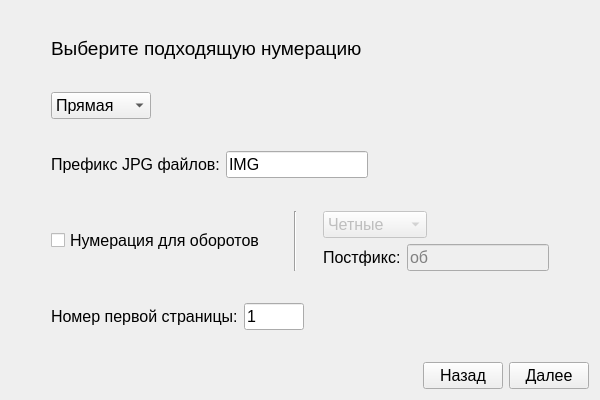
<?xml version="1.0" encoding="UTF-8"?>
<ui version="4.0">
 <class>ProjectCreationPageNum</class>
 <widget class="QWidget" name="ProjectCreationPageNum">
  <property name="geometry">
   <rect>
    <x>0</x>
    <y>0</y>
    <width>600</width>
    <height>400</height>
   </rect>
  </property>
  <property name="font">
   <font>
    <pointsize>12</pointsize>
   </font>
  </property>
  <property name="windowTitle">
   <string>Form</string>
  </property>
  <property name="styleSheet">
   <string notr="true"/>
  </property>
  <layout class="QVBoxLayout" name="verticalLayout_2">
   <item>
    <spacer name="verticalSpacer_6">
     <property name="orientation">
      <enum>Qt::Vertical</enum>
     </property>
     <property name="sizeHint" stdset="0">
      <size>
       <width>20</width>
       <height>13</height>
      </size>
     </property>
    </spacer>
   </item>
   <item>
    <layout class="QHBoxLayout" name="horizontalLayout">
     <item>
      <spacer name="horizontalSpacer_4">
       <property name="orientation">
        <enum>Qt::Horizontal</enum>
       </property>
       <property name="sizeType">
        <enum>QSizePolicy::Minimum</enum>
       </property>
       <property name="sizeHint" stdset="0">
        <size>
         <width>40</width>
         <height>20</height>
        </size>
       </property>
      </spacer>
     </item>
     <item>
      <widget class="QLabel" name="label">
       <property name="font">
        <font>
         <pointsize>14</pointsize>
        </font>
       </property>
       <property name="styleSheet">
        <string notr="true"/>
       </property>
       <property name="text">
        <string>Выберите подходящую нумерацию</string>
       </property>
      </widget>
     </item>
     <item>
      <spacer name="horizontalSpacer_5">
       <property name="orientation">
        <enum>Qt::Horizontal</enum>
       </property>
       <property name="sizeHint" stdset="0">
        <size>
         <width>40</width>
         <height>20</height>
        </size>
       </property>
      </spacer>
     </item>
    </layout>
   </item>
   <item>
    <spacer name="verticalSpacer_5">
     <property name="orientation">
      <enum>Qt::Vertical</enum>
     </property>
     <property name="sizeHint" stdset="0">
      <size>
       <width>20</width>
       <height>14</height>
      </size>
     </property>
    </spacer>
   </item>
   <item>
    <layout class="QHBoxLayout" name="horizontalLayout_2">
     <item>
      <spacer name="horizontalSpacer_3">
       <property name="orientation">
        <enum>Qt::Horizontal</enum>
       </property>
       <property name="sizeType">
        <enum>QSizePolicy::Minimum</enum>
       </property>
       <property name="sizeHint" stdset="0">
        <size>
         <width>40</width>
         <height>20</height>
        </size>
       </property>
      </spacer>
     </item>
     <item>
      <widget class="QComboBox" name="comboBoxNumType">
       <property name="minimumSize">
        <size>
         <width>100</width>
         <height>27</height>
        </size>
       </property>
       <property name="font">
        <font>
         <pointsize>12</pointsize>
        </font>
       </property>
       <property name="styleSheet">
        <string notr="true"/>
       </property>
       <item>
        <property name="text">
         <string>Прямая</string>
        </property>
       </item>
      </widget>
     </item>
     <item>
      <spacer name="horizontalSpacer_2">
       <property name="orientation">
        <enum>Qt::Horizontal</enum>
       </property>
       <property name="sizeType">
        <enum>QSizePolicy::Expanding</enum>
       </property>
       <property name="sizeHint" stdset="0">
        <size>
         <width>40</width>
         <height>20</height>
        </size>
       </property>
      </spacer>
     </item>
    </layout>
   </item>
   <item>
    <spacer name="verticalSpacer_4">
     <property name="orientation">
      <enum>Qt::Vertical</enum>
     </property>
     <property name="sizeHint" stdset="0">
      <size>
       <width>20</width>
       <height>18</height>
      </size>
     </property>
    </spacer>
   </item>
   <item>
    <layout class="QHBoxLayout" name="horizontalLayout_6">
     <item>
      <spacer name="horizontalSpacer_8">
       <property name="orientation">
        <enum>Qt::Horizontal</enum>
       </property>
       <property name="sizeType">
        <enum>QSizePolicy::Minimum</enum>
       </property>
       <property name="sizeHint" stdset="0">
        <size>
         <width>40</width>
         <height>20</height>
        </size>
       </property>
      </spacer>
     </item>
     <item>
      <widget class="QLabel" name="label_3">
       <property name="font">
        <font>
         <pointsize>12</pointsize>
        </font>
       </property>
       <property name="styleSheet">
        <string notr="true"/>
       </property>
       <property name="text">
        <string>Префикс JPG файлов:</string>
       </property>
      </widget>
     </item>
     <item>
      <widget class="QLineEdit" name="edtPrefixJpg">
       <property name="sizePolicy">
        <sizepolicy hsizetype="Minimum" vsizetype="Fixed">
         <horstretch>0</horstretch>
         <verstretch>0</verstretch>
        </sizepolicy>
       </property>
       <property name="minimumSize">
        <size>
         <width>60</width>
         <height>0</height>
        </size>
       </property>
       <property name="font">
        <font>
         <pointsize>12</pointsize>
        </font>
       </property>
       <property name="styleSheet">
        <string notr="true"/>
       </property>
       <property name="text">
        <string>IMG</string>
       </property>
      </widget>
     </item>
     <item>
      <spacer name="horizontalSpacer_9">
       <property name="orientation">
        <enum>Qt::Horizontal</enum>
       </property>
       <property name="sizeType">
        <enum>QSizePolicy::Expanding</enum>
       </property>
       <property name="sizeHint" stdset="0">
        <size>
         <width>40</width>
         <height>20</height>
        </size>
       </property>
      </spacer>
     </item>
    </layout>
   </item>
   <item>
    <spacer name="verticalSpacer_3">
     <property name="orientation">
      <enum>Qt::Vertical</enum>
     </property>
     <property name="sizeHint" stdset="0">
      <size>
       <width>20</width>
       <height>18</height>
      </size>
     </property>
    </spacer>
   </item>
   <item>
    <layout class="QHBoxLayout" name="horizontalLayout_10">
     <item>
      <layout class="QHBoxLayout" name="horizontalLayout_7">
       <item>
        <spacer name="horizontalSpacer_11">
         <property name="orientation">
          <enum>Qt::Horizontal</enum>
         </property>
         <property name="sizeType">
          <enum>QSizePolicy::Minimum</enum>
         </property>
         <property name="sizeHint" stdset="0">
          <size>
           <width>40</width>
           <height>20</height>
          </size>
         </property>
        </spacer>
       </item>
       <item>
        <widget class="QCheckBox" name="checkBoxBacksideNumUse">
         <property name="font">
          <font>
           <pointsize>12</pointsize>
          </font>
         </property>
         <property name="styleSheet">
          <string notr="true"/>
         </property>
         <property name="text">
          <string>Нумерация для оборотов</string>
         </property>
        </widget>
       </item>
       <item>
        <spacer name="horizontalSpacer_10">
         <property name="orientation">
          <enum>Qt::Horizontal</enum>
         </property>
         <property name="sizeHint" stdset="0">
          <size>
           <width>18</width>
           <height>20</height>
          </size>
         </property>
        </spacer>
       </item>
      </layout>
     </item>
     <item>
      <widget class="Line" name="line">
       <property name="orientation">
        <enum>Qt::Vertical</enum>
       </property>
      </widget>
     </item>
     <item>
      <layout class="QVBoxLayout" name="verticalLayout">
       <item>
        <layout class="QHBoxLayout" name="horizontalLayout_9">
         <item>
          <spacer name="horizontalSpacer_14">
           <property name="orientation">
            <enum>Qt::Horizontal</enum>
           </property>
           <property name="sizeType">
            <enum>QSizePolicy::Minimum</enum>
           </property>
           <property name="sizeHint" stdset="0">
            <size>
             <width>20</width>
             <height>20</height>
            </size>
           </property>
          </spacer>
         </item>
         <item>
          <widget class="QComboBox" name="comboBoxBacksidePostfixType">
           <property name="enabled">
            <bool>false</bool>
           </property>
           <property name="font">
            <font>
             <pointsize>12</pointsize>
            </font>
           </property>
           <property name="styleSheet">
            <string notr="true">QComboBox QAbstractItemView::disabled {
    color:grey;
}

QComboBox::enabled {
    color:black;
}</string>
           </property>
           <item>
            <property name="text">
             <string>Четные</string>
            </property>
           </item>
           <item>
            <property name="text">
             <string>Нечетные</string>
            </property>
           </item>
          </widget>
         </item>
         <item>
          <spacer name="horizontalSpacer_15">
           <property name="orientation">
            <enum>Qt::Horizontal</enum>
           </property>
           <property name="sizeHint" stdset="0">
            <size>
             <width>40</width>
             <height>20</height>
            </size>
           </property>
          </spacer>
         </item>
        </layout>
       </item>
       <item>
        <layout class="QHBoxLayout" name="horizontalLayout_8">
         <item>
          <spacer name="horizontalSpacer_12">
           <property name="orientation">
            <enum>Qt::Horizontal</enum>
           </property>
           <property name="sizeType">
            <enum>QSizePolicy::Minimum</enum>
           </property>
           <property name="sizeHint" stdset="0">
            <size>
             <width>20</width>
             <height>20</height>
            </size>
           </property>
          </spacer>
         </item>
         <item>
          <widget class="QLabel" name="label_4">
           <property name="font">
            <font>
             <pointsize>12</pointsize>
            </font>
           </property>
           <property name="styleSheet">
            <string notr="true"/>
           </property>
           <property name="text">
            <string>Постфикс:</string>
           </property>
          </widget>
         </item>
         <item>
          <widget class="QLineEdit" name="edtBacksidePostfixText">
           <property name="enabled">
            <bool>false</bool>
           </property>
           <property name="sizePolicy">
            <sizepolicy hsizetype="Minimum" vsizetype="Fixed">
             <horstretch>0</horstretch>
             <verstretch>0</verstretch>
            </sizepolicy>
           </property>
           <property name="minimumSize">
            <size>
             <width>60</width>
             <height>0</height>
            </size>
           </property>
           <property name="font">
            <font>
             <pointsize>12</pointsize>
            </font>
           </property>
           <property name="styleSheet">
            <string notr="true">QLineEdit:disabled{
    color:grey;
}

QLineEdit:enabled{
	color:black;
}


</string>
           </property>
           <property name="text">
            <string>об</string>
           </property>
          </widget>
         </item>
         <item>
          <spacer name="horizontalSpacer_13">
           <property name="orientation">
            <enum>Qt::Horizontal</enum>
           </property>
           <property name="sizeHint" stdset="0">
            <size>
             <width>40</width>
             <height>20</height>
            </size>
           </property>
          </spacer>
         </item>
        </layout>
       </item>
      </layout>
     </item>
    </layout>
   </item>
   <item>
    <spacer name="verticalSpacer_2">
     <property name="orientation">
      <enum>Qt::Vertical</enum>
     </property>
     <property name="sizeHint" stdset="0">
      <size>
       <width>20</width>
       <height>13</height>
      </size>
     </property>
    </spacer>
   </item>
   <item>
    <layout class="QHBoxLayout" name="horizontalLayout_5">
     <item>
      <spacer name="horizontalSpacer_6">
       <property name="orientation">
        <enum>Qt::Horizontal</enum>
       </property>
       <property name="sizeType">
        <enum>QSizePolicy::Minimum</enum>
       </property>
       <property name="sizeHint" stdset="0">
        <size>
         <width>40</width>
         <height>20</height>
        </size>
       </property>
      </spacer>
     </item>
     <item>
      <widget class="QLabel" name="label_2">
       <property name="font">
        <font>
         <pointsize>12</pointsize>
        </font>
       </property>
       <property name="styleSheet">
        <string notr="true"/>
       </property>
       <property name="text">
        <string>Номер первой страницы:</string>
       </property>
      </widget>
     </item>
     <item>
      <widget class="QLineEdit" name="edtFirstPageNum">
       <property name="sizePolicy">
        <sizepolicy hsizetype="Minimum" vsizetype="Fixed">
         <horstretch>30</horstretch>
         <verstretch>0</verstretch>
        </sizepolicy>
       </property>
       <property name="minimumSize">
        <size>
         <width>30</width>
         <height>0</height>
        </size>
       </property>
       <property name="maximumSize">
        <size>
         <width>60</width>
         <height>16777215</height>
        </size>
       </property>
       <property name="font">
        <font>
         <pointsize>12</pointsize>
        </font>
       </property>
       <property name="styleSheet">
        <string notr="true"/>
       </property>
       <property name="text">
        <string>1</string>
       </property>
       <property name="maxLength">
        <number>5</number>
       </property>
      </widget>
     </item>
     <item>
      <spacer name="horizontalSpacer_7">
       <property name="orientation">
        <enum>Qt::Horizontal</enum>
       </property>
       <property name="sizeHint" stdset="0">
        <size>
         <width>40</width>
         <height>20</height>
        </size>
       </property>
      </spacer>
     </item>
    </layout>
   </item>
   <item>
    <spacer name="verticalSpacer">
     <property name="orientation">
      <enum>Qt::Vertical</enum>
     </property>
     <property name="sizeHint" stdset="0">
      <size>
       <width>20</width>
       <height>13</height>
      </size>
     </property>
    </spacer>
   </item>
   <item>
    <layout class="QHBoxLayout" name="horizontalLayout_3">
     <item>
      <spacer name="horizontalSpacer">
       <property name="orientation">
        <enum>Qt::Horizontal</enum>
       </property>
       <property name="sizeHint" stdset="0">
        <size>
         <width>40</width>
         <height>20</height>
        </size>
       </property>
      </spacer>
     </item>
     <item>
      <widget class="QPushButton" name="btnBack">
       <property name="minimumSize">
        <size>
         <width>0</width>
         <height>27</height>
        </size>
       </property>
       <property name="font">
        <font>
         <pointsize>12</pointsize>
        </font>
       </property>
       <property name="styleSheet">
        <string notr="true"/>
       </property>
       <property name="text">
        <string>Назад</string>
       </property>
      </widget>
     </item>
     <item>
      <widget class="QPushButton" name="btnNext">
       <property name="minimumSize">
        <size>
         <width>0</width>
         <height>27</height>
        </size>
       </property>
       <property name="font">
        <font>
         <pointsize>12</pointsize>
        </font>
       </property>
       <property name="styleSheet">
        <string notr="true"/>
       </property>
       <property name="text">
        <string>Далее</string>
       </property>
      </widget>
     </item>
    </layout>
   </item>
  </layout>
 </widget>
 <resources/>
 <connections/>
</ui>
